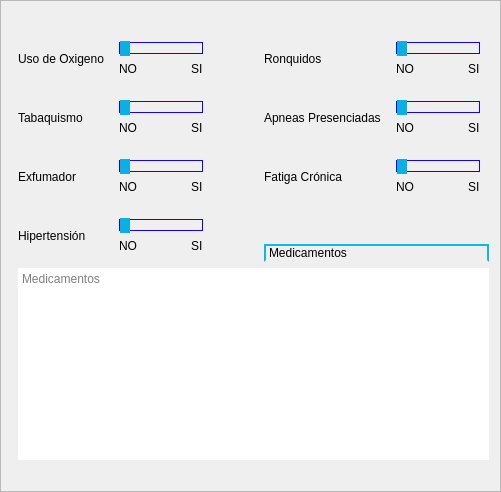
               <widget class="QFrame" name="historyFrame">
                <property name="styleSheet">
                 <string notr="true">QFrame {
	border-width: 2px;
}

QLabel {
	border-color: none;
}</string>
                </property>
                <property name="frameShape">
                 <enum>QFrame::StyledPanel</enum>
                </property>
                <property name="frameShadow">
                 <enum>QFrame::Raised</enum>
                </property>
                <layout class="QVBoxLayout" name="verticalLayout_68">
                 <item>
                  <layout class="QGridLayout" name="gridLayout_52">
                   <item row="2" column="1">
                    <widget class="QLabel" name="smokerLabel">
                     <property name="text">
                      <string>Tabaquismo</string>
                     </property>
                    </widget>
                   </item>
                   <item row="0" column="4">
                    <spacer name="horizontalSpacer_126">
                     <property name="orientation">
                      <enum>Qt::Horizontal</enum>
                     </property>
                     <property name="sizeHint" stdset="0">
                      <size>
                       <width>40</width>
                       <height>20</height>
                      </size>
                     </property>
                    </spacer>
                   </item>
                   <item row="4" column="1">
                    <widget class="QLabel" name="hypertensionLabel">
                     <property name="text">
                      <string>Hipertensión</string>
                     </property>
                    </widget>
                   </item>
                   <item row="4" column="2">
                    <widget class="QFrame" name="hypertensionFrame">
                     <property name="styleSheet">
                      <string notr="true">QFrame {
	border: none;
}
QSlider::groove:horizontal {
    border: 1px solid;
	border-color: rgb(17, 0, 255);
    height: 10px;
    margin: 0px;
}

QSlider::handle:horizontal {
    background-color: rgb(11, 175, 225);
    border: 1px solid;
	border-color: rgb(11, 175, 225);
    height: px;
    width: 8px;
	margin: -15px 0px;
}</string>
                     </property>
                     <property name="frameShape">
                      <enum>QFrame::StyledPanel</enum>
                     </property>
                     <property name="frameShadow">
                      <enum>QFrame::Raised</enum>
                     </property>
                     <layout class="QVBoxLayout" name="verticalLayout_72">
                      <item>
                       <layout class="QGridLayout" name="gridLayout_56">
                        <item row="0" column="0" colspan="2">
                         <widget class="QSlider" name="hypertensionHorizontalSlider">
                          <property name="maximum">
                           <number>1</number>
                          </property>
                          <property name="pageStep">
                           <number>1</number>
                          </property>
                          <property name="orientation">
                           <enum>Qt::Horizontal</enum>
                          </property>
                         </widget>
                        </item>
                        <item row="1" column="1" alignment="Qt::AlignRight">
                         <widget class="QLabel" name="hypertensionYesLabel">
                          <property name="text">
                           <string>SI</string>
                          </property>
                         </widget>
                        </item>
                        <item row="1" column="0">
                         <widget class="QLabel" name="hypertensionNoLabel">
                          <property name="text">
                           <string>NO</string>
                          </property>
                         </widget>
                        </item>
                       </layout>
                      </item>
                     </layout>
                    </widget>
                   </item>
                   <item row="3" column="2">
                    <widget class="QFrame" name="exsomkerFrame">
                     <property name="styleSheet">
                      <string notr="true">QFrame {
	border: none;
}
QSlider::groove:horizontal {
    border: 1px solid;
	border-color: rgb(17, 0, 255);
    height: 10px;
    margin: 0px;
}

QSlider::handle:horizontal {
    background-color: rgb(11, 175, 225);
    border: 1px solid;
	border-color: rgb(11, 175, 225);
    height: px;
    width: 8px;
	margin: -15px 0px;
}</string>
                     </property>
                     <property name="frameShape">
                      <enum>QFrame::StyledPanel</enum>
                     </property>
                     <property name="frameShadow">
                      <enum>QFrame::Raised</enum>
                     </property>
                     <layout class="QVBoxLayout" name="verticalLayout_71">
                      <item>
                       <layout class="QGridLayout" name="gridLayout_55">
                        <item row="0" column="0" colspan="2">
                         <widget class="QSlider" name="exsomkerHorizontalSlider">
                          <property name="maximum">
                           <number>1</number>
                          </property>
                          <property name="pageStep">
                           <number>1</number>
                          </property>
                          <property name="orientation">
                           <enum>Qt::Horizontal</enum>
                          </property>
                         </widget>
                        </item>
                        <item row="1" column="1" alignment="Qt::AlignRight">
                         <widget class="QLabel" name="exsomkerYesLabel">
                          <property name="text">
                           <string>SI</string>
                          </property>
                         </widget>
                        </item>
                        <item row="1" column="0">
                         <widget class="QLabel" name="exsomkerNoLabel">
                          <property name="text">
                           <string>NO</string>
                          </property>
                         </widget>
                        </item>
                       </layout>
                      </item>
                     </layout>
                    </widget>
                   </item>
                   <item row="1" column="1">
                    <widget class="QLabel" name="oxigenUseLabel">
                     <property name="text">
                      <string>Uso de Oxigeno</string>
                     </property>
                    </widget>
                   </item>
                   <item row="0" column="5">
                    <spacer name="horizontalSpacer_127">
                     <property name="orientation">
                      <enum>Qt::Horizontal</enum>
                     </property>
                     <property name="sizeHint" stdset="0">
                      <size>
                       <width>40</width>
                       <height>20</height>
                      </size>
                     </property>
                    </spacer>
                   </item>
                   <item row="2" column="2">
                    <widget class="QFrame" name="smokerFrame">
                     <property name="styleSheet">
                      <string notr="true">QFrame {
	border: none;
}
QSlider::groove:horizontal {
    border: 1px solid;
	border-color: rgb(17, 0, 255);
    height: 10px;
    margin: 0px;
}

QSlider::handle:horizontal {
    background-color: rgb(11, 175, 225);
    border: 1px solid;
	border-color: rgb(11, 175, 225);
    height: px;
    width: 8px;
	margin: -15px 0px;
}</string>
                     </property>
                     <property name="frameShape">
                      <enum>QFrame::StyledPanel</enum>
                     </property>
                     <property name="frameShadow">
                      <enum>QFrame::Raised</enum>
                     </property>
                     <layout class="QVBoxLayout" name="verticalLayout_70">
                      <item>
                       <layout class="QGridLayout" name="gridLayout_54">
                        <item row="0" column="0" colspan="2">
                         <widget class="QSlider" name="smokerHorizontalSlider">
                          <property name="maximum">
                           <number>1</number>
                          </property>
                          <property name="pageStep">
                           <number>1</number>
                          </property>
                          <property name="orientation">
                           <enum>Qt::Horizontal</enum>
                          </property>
                         </widget>
                        </item>
                        <item row="1" column="1" alignment="Qt::AlignRight">
                         <widget class="QLabel" name="smokerYesLabel">
                          <property name="text">
                           <string>SI</string>
                          </property>
                         </widget>
                        </item>
                        <item row="1" column="0">
                         <widget class="QLabel" name="smokerNoLabel">
                          <property name="text">
                           <string>NO</string>
                          </property>
                         </widget>
                        </item>
                       </layout>
                      </item>
                     </layout>
                    </widget>
                   </item>
                   <item row="0" column="1">
                    <spacer name="horizontalSpacer_128">
                     <property name="orientation">
                      <enum>Qt::Horizontal</enum>
                     </property>
                     <property name="sizeHint" stdset="0">
                      <size>
                       <width>40</width>
                       <height>20</height>
                      </size>
                     </property>
                    </spacer>
                   </item>
                   <item row="3" column="1">
                    <widget class="QLabel" name="exsomkerLabel">
                     <property name="text">
                      <string>Exfumador</string>
                     </property>
                    </widget>
                   </item>
                   <item row="1" column="2">
                    <widget class="QFrame" name="oxigenUseFrame">
                     <property name="styleSheet">
                      <string notr="true">QFrame {
	border: none;
}
QSlider::groove:horizontal {
    border: 1px solid;
	border-color: rgb(17, 0, 255);
    height: 10px;
    margin: 0px;
}

QSlider::handle:horizontal {
    background-color: rgb(11, 175, 225);
    border: 1px solid;
	border-color: rgb(11, 175, 225);
    height: px;
    width: 8px;
	margin: -15px 0px;
}</string>
                     </property>
                     <property name="frameShape">
                      <enum>QFrame::StyledPanel</enum>
                     </property>
                     <property name="frameShadow">
                      <enum>QFrame::Raised</enum>
                     </property>
                     <layout class="QVBoxLayout" name="verticalLayout_69">
                      <item>
                       <layout class="QGridLayout" name="gridLayout_53">
                        <item row="0" column="0" colspan="2">
                         <widget class="QSlider" name="oxigenUseHorizontalSlider">
                          <property name="maximum">
                           <number>1</number>
                          </property>
                          <property name="pageStep">
                           <number>1</number>
                          </property>
                          <property name="orientation">
                           <enum>Qt::Horizontal</enum>
                          </property>
                         </widget>
                        </item>
                        <item row="1" column="0">
                         <widget class="QLabel" name="oxigenUseNoLabel">
                          <property name="text">
                           <string>NO</string>
                          </property>
                         </widget>
                        </item>
                        <item row="1" column="1" alignment="Qt::AlignRight">
                         <widget class="QLabel" name="oxigenUseYesLabel">
                          <property name="text">
                           <string>SI</string>
                          </property>
                         </widget>
                        </item>
                       </layout>
                      </item>
                     </layout>
                    </widget>
                   </item>
                   <item row="0" column="3">
                    <spacer name="horizontalSpacer_130">
                     <property name="orientation">
                      <enum>Qt::Horizontal</enum>
                     </property>
                     <property name="sizeHint" stdset="0">
                      <size>
                       <width>40</width>
                       <height>20</height>
                      </size>
                     </property>
                    </spacer>
                   </item>
                   <item row="6" column="0" colspan="6">
                    <spacer name="horizontalSpacer_129">
                     <property name="orientation">
                      <enum>Qt::Horizontal</enum>
                     </property>
                     <property name="sizeHint" stdset="0">
                      <size>
                       <width>40</width>
                       <height>20</height>
                      </size>
                     </property>
                    </spacer>
                   </item>
                   <item row="0" column="2">
                    <spacer name="horizontalSpacer_125">
                     <property name="orientation">
                      <enum>Qt::Horizontal</enum>
                     </property>
                     <property name="sizeHint" stdset="0">
                      <size>
                       <width>40</width>
                       <height>20</height>
                      </size>
                     </property>
                    </spacer>
                   </item>
                   <item row="1" column="4">
                    <widget class="QLabel" name="snoringLabel">
                     <property name="text">
                      <string>Ronquidos</string>
                     </property>
                    </widget>
                   </item>
                   <item row="1" column="5">
                    <widget class="QFrame" name="snoringFrame">
                     <property name="styleSheet">
                      <string notr="true">QFrame {
	border: none;
}
QSlider::groove:horizontal {
    border: 1px solid;
	border-color: rgb(17, 0, 255);
    height: 10px;
    margin: 0px;
}

QSlider::handle:horizontal {
    background-color: rgb(11, 175, 225);
    border: 1px solid;
	border-color: rgb(11, 175, 225);
    height: px;
    width: 8px;
	margin: -15px 0px;
}</string>
                     </property>
                     <property name="frameShape">
                      <enum>QFrame::StyledPanel</enum>
                     </property>
                     <property name="frameShadow">
                      <enum>QFrame::Raised</enum>
                     </property>
                     <layout class="QVBoxLayout" name="verticalLayout_73">
                      <item>
                       <layout class="QGridLayout" name="gridLayout_57">
                        <item row="0" column="0" colspan="2">
                         <widget class="QSlider" name="snoringHorizontalSlider">
                          <property name="maximum">
                           <number>1</number>
                          </property>
                          <property name="pageStep">
                           <number>1</number>
                          </property>
                          <property name="orientation">
                           <enum>Qt::Horizontal</enum>
                          </property>
                         </widget>
                        </item>
                        <item row="1" column="1" alignment="Qt::AlignRight">
                         <widget class="QLabel" name="snoringYesLabel">
                          <property name="text">
                           <string>SI</string>
                          </property>
                         </widget>
                        </item>
                        <item row="1" column="0">
                         <widget class="QLabel" name="snoringNoLabel">
                          <property name="text">
                           <string>NO</string>
                          </property>
                         </widget>
                        </item>
                       </layout>
                      </item>
                     </layout>
                    </widget>
                   </item>
                   <item row="2" column="4">
                    <widget class="QLabel" name="witnessedApneasLabel">
                     <property name="text">
                      <string>Apneas Presenciadas</string>
                     </property>
                    </widget>
                   </item>
                   <item row="2" column="5">
                    <widget class="QFrame" name="witnessedApneasFrame">
                     <property name="styleSheet">
                      <string notr="true">QFrame {
	border: none;
}
QSlider::groove:horizontal {
    border: 1px solid;
	border-color: rgb(17, 0, 255);
    height: 10px;
    margin: 0px;
}

QSlider::handle:horizontal {
    background-color: rgb(11, 175, 225);
    border: 1px solid;
	border-color: rgb(11, 175, 225);
    height: px;
    width: 8px;
	margin: -15px 0px;
}</string>
                     </property>
                     <property name="frameShape">
                      <enum>QFrame::StyledPanel</enum>
                     </property>
                     <property name="frameShadow">
                      <enum>QFrame::Raised</enum>
                     </property>
                     <layout class="QVBoxLayout" name="verticalLayout_74">
                      <item>
                       <layout class="QGridLayout" name="gridLayout_58">
                        <item row="0" column="0" colspan="2">
                         <widget class="QSlider" name="witnessedApneasHorizontalSlider">
                          <property name="maximum">
                           <number>1</number>
                          </property>
                          <property name="pageStep">
                           <number>1</number>
                          </property>
                          <property name="orientation">
                           <enum>Qt::Horizontal</enum>
                          </property>
                         </widget>
                        </item>
                        <item row="1" column="1" alignment="Qt::AlignRight">
                         <widget class="QLabel" name="witnessedApneasYesLabel">
                          <property name="text">
                           <string>SI</string>
                          </property>
                         </widget>
                        </item>
                        <item row="1" column="0">
                         <widget class="QLabel" name="witnessedApneasNoLabel">
                          <property name="text">
                           <string>NO</string>
                          </property>
                         </widget>
                        </item>
                       </layout>
                      </item>
                     </layout>
                    </widget>
                   </item>
                   <item row="3" column="4">
                    <widget class="QLabel" name="chronicFatigueLabel">
                     <property name="text">
                      <string>Fatiga Crónica</string>
                     </property>
                    </widget>
                   </item>
                   <item row="3" column="5">
                    <widget class="QFrame" name="chronicFatigueFrame">
                     <property name="styleSheet">
                      <string notr="true">QFrame {
	border: none;
}
QSlider::groove:horizontal {
    border: 1px solid;
	border-color: rgb(17, 0, 255);
    height: 10px;
    margin: 0px;
}

QSlider::handle:horizontal {
    background-color: rgb(11, 175, 225);
    border: 1px solid;
	border-color: rgb(11, 175, 225);
    height: px;
    width: 8px;
	margin: -15px 0px;
}</string>
                     </property>
                     <property name="frameShape">
                      <enum>QFrame::StyledPanel</enum>
                     </property>
                     <property name="frameShadow">
                      <enum>QFrame::Raised</enum>
                     </property>
                     <layout class="QVBoxLayout" name="verticalLayout_75">
                      <item>
                       <layout class="QGridLayout" name="gridLayout_59">
                        <item row="0" column="0" colspan="2">
                         <widget class="QSlider" name="chronicFatigueHorizontalSlider">
                          <property name="maximum">
                           <number>1</number>
                          </property>
                          <property name="pageStep">
                           <number>1</number>
                          </property>
                          <property name="orientation">
                           <enum>Qt::Horizontal</enum>
                          </property>
                         </widget>
                        </item>
                        <item row="1" column="1" alignment="Qt::AlignRight">
                         <widget class="QLabel" name="chronicFatigueYesLabel">
                          <property name="text">
                           <string>SI</string>
                          </property>
                         </widget>
                        </item>
                        <item row="1" column="0">
                         <widget class="QLabel" name="chronicFatigueNoLabel">
                          <property name="text">
                           <string>NO</string>
                          </property>
                         </widget>
                        </item>
                       </layout>
                      </item>
                     </layout>
                    </widget>
                   </item>
                   <item row="5" column="1" colspan="5">
                    <widget class="QTextEdit" name="medicinesTextEdit">
                     <property name="styleSheet">
                      <string notr="true">QFrame{
	border-radius: 0px;
}</string>
                     </property>
                     <property name="placeholderText">
                      <string>Medicamentos</string>
                     </property>
                    </widget>
                   </item>
                   <item row="4" column="4" colspan="2" alignment="Qt::AlignBottom">
                    <widget class="QLabel" name="medicinesLabel">
                     <property name="styleSheet">
                      <string notr="true">QLabel {
	border-width: 2px;
	border-style: solid;
	border-color: rgb(13, 182, 243);
	border-bottom-color: none;
}</string>
                     </property>
                     <property name="text">
                      <string>Medicamentos</string>
                     </property>
                    </widget>
                   </item>
                  </layout>
                 </item>
                </layout>
               </widget>
